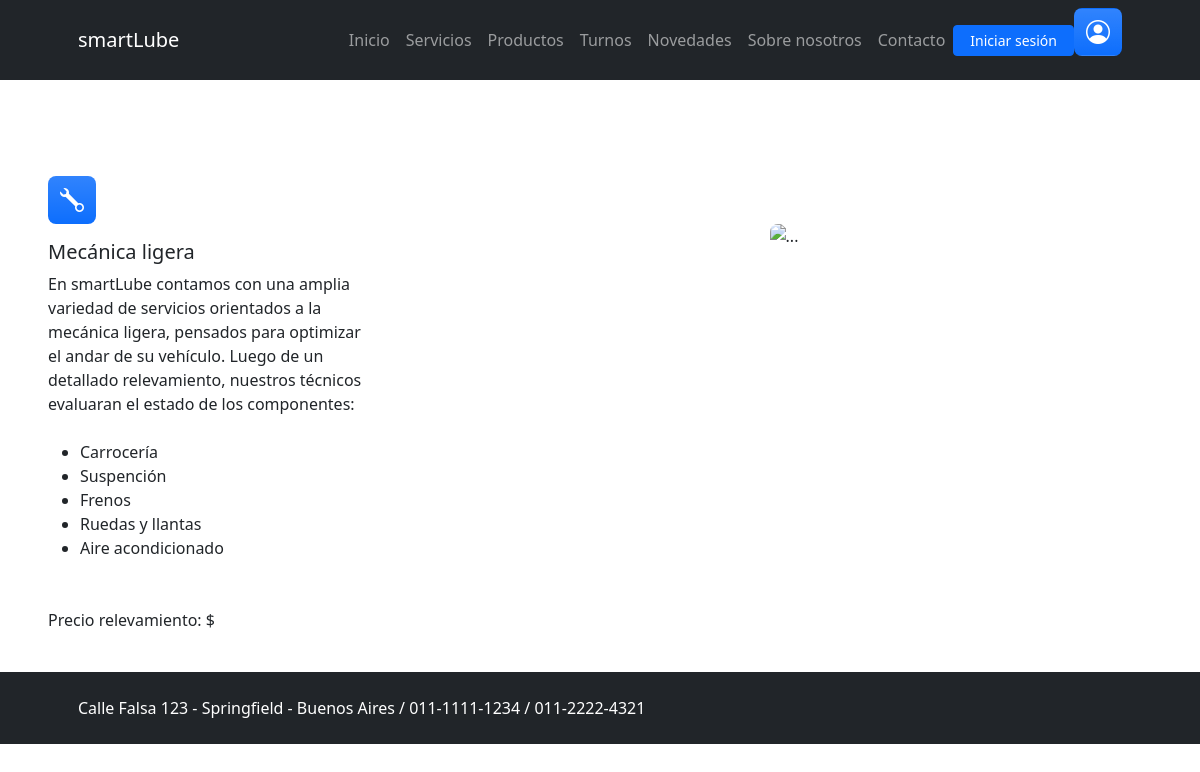
Before: /registro_autos/MuestraMecanica/ with the older database file.
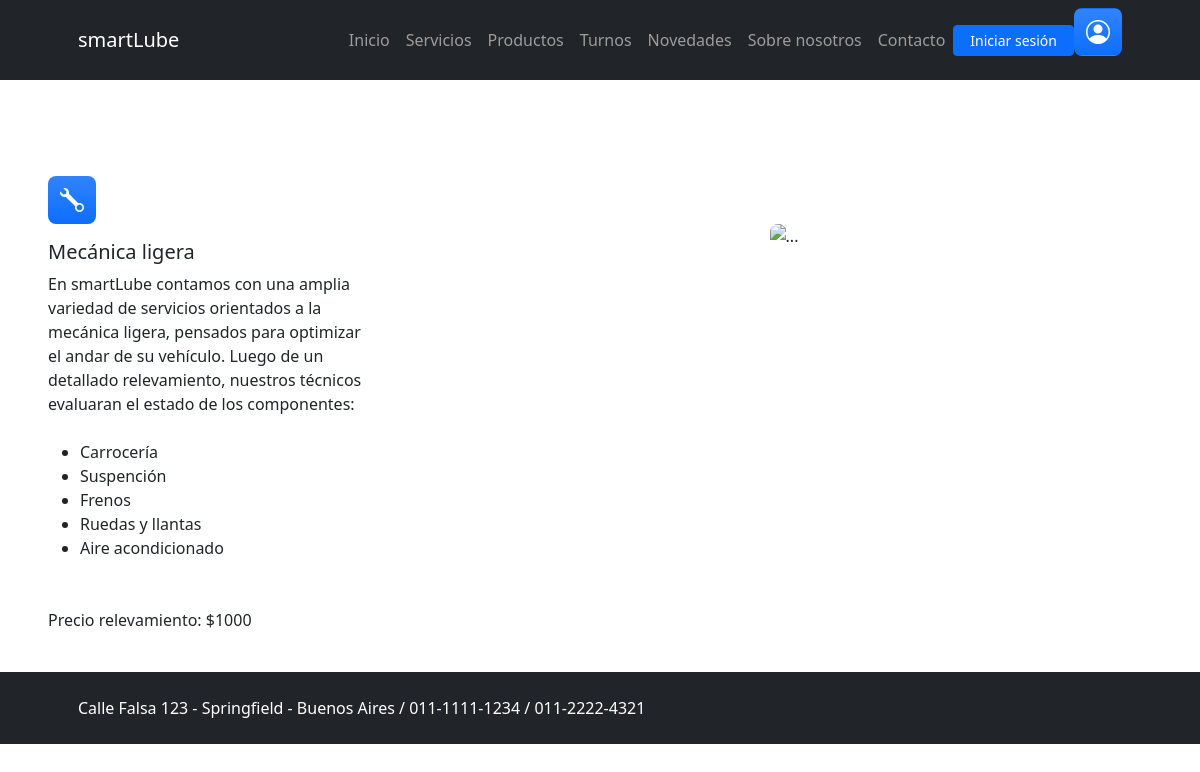
After: the same page with the newer database file.
### registro_autos/models.py (models this page shows)
class PreciosServicios(models.Model):
    precio_mecanica = models.IntegerField()
    precio_mantenimiento = models.IntegerField()
    precio_lavado = models.IntegerField()
    precio_pintura = models.IntegerField()

### registro_autos/views.py (the view)
# urls.py: path('MuestraMecanica/', Mecanica, name="detalleMecanica"),
def Mecanica(request):
    precio=PreciosServicios.objects.last()
    return render(request, 'mecanica.html', {'precio': precio})

### registro_autos/templates/mecanica.html (shortened to what this page needs)
{% extends 'marco.html' %}
{% load static %}
{% block contenidoQueCambia %}
<section class="py-5" id="features">
    <div class="container px-5 my-5" style="height: 50vh; margin: 0;">
        <div class="row gx-5">
            <div class="col-lg-8">
                <div class="row gx-5 row-cols-1 row-cols-md-2">
                    <div class="col mb-5 h-100">
                        <div class="feature bg-primary bg-gradient text-white rounded-3 mb-3"><i class="bi bi-wrench"></i></div>
                        <h2 class="h5">Mecánica ligera</h2>
                        <p class="mb-0">En smartLube contamos con una amplia variedad de servicios orientados a la mecánica ligera, pensados para optimizar el andar de su vehículo.
                            Luego de un detallado relevamiento, nuestros técnicos evaluaran el estado de los componentes:</p><br>
                        <ul class="mb-0">
                            <li>Carrocería</li>
                            <li>Suspención</li>
                            <li>Frenos</li>
                            <li>Ruedas y llantas</li>
                            <li>Aire acondicionado</li></ul><br><br>
                        <p class="mb-0">Precio relevamiento: ${{precio.precio_mecanica}}</p>
                    </div>
                </div>
            </div>
            <div class="col-lg-4 order-lg-1 text-center"><img class="img-fluid rounded-3 my-5" src="https://media.istockphoto.com/id/1210295909/video/slow-motion-close-up-footage-of-a-professional-mechanic-working-on-vehicle-in-car-service.jpg?s=640x640&k=20&c=eg3LuYcLtTh6dsCm74ytqSydpZ2sMKhSGB4-8tZOJvk=" alt="..." /></div>
        </div>
    </div>
</section>
{% endblock contenidoQueCambia %}

### registro_autos/templates/marco.html (shortened to what this page needs)
<!DOCTYPE html>
<html lang="en">
    <head>
        {% load static %}
        <link href="https://cdn.jsdelivr.net/npm/bootstrap-icons@1.5.0/font/bootstrap-icons.css" rel="stylesheet" />
        <link href="{% static 'css/styles.css' %}" rel="stylesheet" />
    </head>
    <body class="d-flex flex-column h-100">
        <main class="flex-shrink-0">
            <nav class="navbar navbar-expand-lg navbar-dark bg-dark">
                <div class="container px-5">
                    <a class="navbar-brand"> smartLube</a>
                    <div class="collapse navbar-collapse" id="navbarSupportedContent">
                        <ul class="navbar-nav ms-auto mb-2 mb-lg-0">
                            <li class="nav-item"><a class="nav-link" href="{% url 'inicio' %}">Inicio</a></li>
                            <li class="nav-item"><a class="nav-link" href="{% url 'muestraservicios' %}">Servicios</a></li>
                            <li class="nav-item"><a class="nav-link" href="{% url 'muestraproductos' %}">Productos</a></li>
                            <li class="nav-item"><a class="nav-link" href="{% url 'reservaturno' %}">Turnos</a></li>
                            <li class="nav-item"><a class="nav-link" href="{% url 'muestranovedades' %}">Novedades</a></li>
                            <li class="nav-item"><a class="nav-link" href="{% url 'nosotros' %}">Sobre nosotros</a></li>
                            <li class="nav-item"><a class="nav-link" href="{% url 'muestracontacto' %}">Contacto</a></li>
                            {% if user.is_authenticated %}
                                <a class="btn btn-primary btn-sm px-3 me-sm-6 d-flex align-items-center justify-content-center" href="{% url 'logout' %}">Cerrar sesión</a>
                                <a class="btn feature bg-primary bg-gradient text-white rounded-3 mb-3" href="{% url 'vistauser' %}" aria-label="Iniciar">
                                    <i class="bi bi-person-circle"></i>
                                </a>
                            {% else %}
                                <a class="btn btn-primary btn-sm px-3 me-sm-6 d-flex align-items-center justify-content-center" href="{% url 'login' %}">Iniciar sesión</a>
                                <a class="btn feature bg-primary bg-gradient text-white rounded-3 mb-3" href="{% url 'login' %}" aria-label="Iniciar">
                                    <i class="bi bi-person-circle"></i>
                                </a>
                            {% endif %}
                        </ul>
                    </div>
                </div>
            </nav>
            {% block contenidoQueCambia %}
            {% endblock contenidoQueCambia %}
        <footer class="bg-dark py-4 mt-auto">
            <div class="container px-5">
                <div class="row align-items-center justify-content-between flex-column flex-sm-row">
                    <div class="col-auto"><div class="Medium m-0 text-white">Calle Falsa 123 - Springfield - Buenos Aires / 011-1111-1234 / 011-2222-4321</div></div>
                    </div>
                </div>
        </footer>
    </body>
</html>

### registro_autos/templates/mecanica.html (style rules this page uses)
img[src="https://media.istockphoto.com/id/1210295909/video/slow-motion-close-up-footage-of-a-professional-mechanic-working-on-vehicle-in-car-service.jpg?s=640x640&k=20&c=eg3LuYcLtTh6dsCm74ytqSydpZ2sMKhSGB4-8tZOJvk="] { width: 400%; max-width: 500px; margin-left: -300px; }

Changed rows visible on the page:
added PreciosServicios: precio_mecanica "1000"
